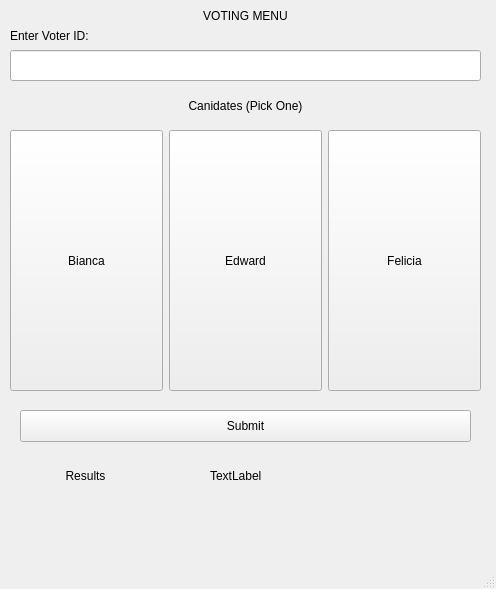
<?xml version="1.0" encoding="UTF-8"?>
<ui version="4.0">
 <class>MainWindow</class>
 <widget class="QMainWindow" name="MainWindow">
  <property name="geometry">
   <rect>
    <x>0</x>
    <y>0</y>
    <width>496</width>
    <height>589</height>
   </rect>
  </property>
  <property name="windowTitle">
   <string>MainWindow</string>
  </property>
  <widget class="QWidget" name="centralwidget">
   <widget class="QLineEdit" name="IDNumber">
    <property name="geometry">
     <rect>
      <x>10</x>
      <y>50</y>
      <width>471</width>
      <height>31</height>
     </rect>
    </property>
    <property name="placeholderText">
     <string/>
    </property>
   </widget>
   <widget class="QLabel" name="HeaderText">
    <property name="geometry">
     <rect>
      <x>10</x>
      <y>0</y>
      <width>471</width>
      <height>31</height>
     </rect>
    </property>
    <property name="text">
     <string>VOTING MENU</string>
    </property>
    <property name="alignment">
     <set>Qt::AlignmentFlag::AlignCenter</set>
    </property>
   </widget>
   <widget class="QLabel" name="VoterIdText">
    <property name="geometry">
     <rect>
      <x>10</x>
      <y>20</y>
      <width>471</width>
      <height>31</height>
     </rect>
    </property>
    <property name="text">
     <string>Enter Voter ID:</string>
    </property>
    <property name="alignment">
     <set>Qt::AlignmentFlag::AlignLeading|Qt::AlignmentFlag::AlignLeft|Qt::AlignmentFlag::AlignVCenter</set>
    </property>
   </widget>
   <widget class="QLabel" name="CanidateText">
    <property name="geometry">
     <rect>
      <x>10</x>
      <y>90</y>
      <width>471</width>
      <height>31</height>
     </rect>
    </property>
    <property name="text">
     <string>Canidates (Pick One)</string>
    </property>
    <property name="alignment">
     <set>Qt::AlignmentFlag::AlignCenter</set>
    </property>
   </widget>
   <widget class="QPushButton" name="SubmiButton">
    <property name="geometry">
     <rect>
      <x>20</x>
      <y>410</y>
      <width>451</width>
      <height>32</height>
     </rect>
    </property>
    <property name="text">
     <string>Submit</string>
    </property>
   </widget>
   <widget class="QLabel" name="ResultsText">
    <property name="geometry">
     <rect>
      <x>10</x>
      <y>460</y>
      <width>151</width>
      <height>31</height>
     </rect>
    </property>
    <property name="text">
     <string>Results</string>
    </property>
    <property name="alignment">
     <set>Qt::AlignmentFlag::AlignCenter</set>
    </property>
   </widget>
   <widget class="QLabel" name="ResultsLabel">
    <property name="geometry">
     <rect>
      <x>210</x>
      <y>450</y>
      <width>251</width>
      <height>51</height>
     </rect>
    </property>
    <property name="text">
     <string>TextLabel</string>
    </property>
   </widget>
   <widget class="QWidget" name="layoutWidget">
    <property name="geometry">
     <rect>
      <x>10</x>
      <y>130</y>
      <width>471</width>
      <height>261</height>
     </rect>
    </property>
    <layout class="QHBoxLayout" name="horizontalLayout">
     <item>
      <widget class="QPushButton" name="BiancaButton">
       <property name="sizePolicy">
        <sizepolicy hsizetype="Minimum" vsizetype="Ignored">
         <horstretch>0</horstretch>
         <verstretch>0</verstretch>
        </sizepolicy>
       </property>
       <property name="text">
        <string>Bianca</string>
       </property>
      </widget>
     </item>
     <item>
      <widget class="QPushButton" name="EdwardButton">
       <property name="sizePolicy">
        <sizepolicy hsizetype="Minimum" vsizetype="Ignored">
         <horstretch>0</horstretch>
         <verstretch>0</verstretch>
        </sizepolicy>
       </property>
       <property name="text">
        <string>Edward</string>
       </property>
      </widget>
     </item>
     <item>
      <widget class="QPushButton" name="FeliciaButton">
       <property name="sizePolicy">
        <sizepolicy hsizetype="Minimum" vsizetype="Ignored">
         <horstretch>0</horstretch>
         <verstretch>0</verstretch>
        </sizepolicy>
       </property>
       <property name="text">
        <string>Felicia</string>
       </property>
      </widget>
     </item>
    </layout>
   </widget>
  </widget>
  <widget class="QMenuBar" name="menubar">
   <property name="geometry">
    <rect>
     <x>0</x>
     <y>0</y>
     <width>496</width>
     <height>37</height>
    </rect>
   </property>
  </widget>
  <widget class="QStatusBar" name="statusbar"/>
 </widget>
 <resources/>
 <connections/>
</ui>
